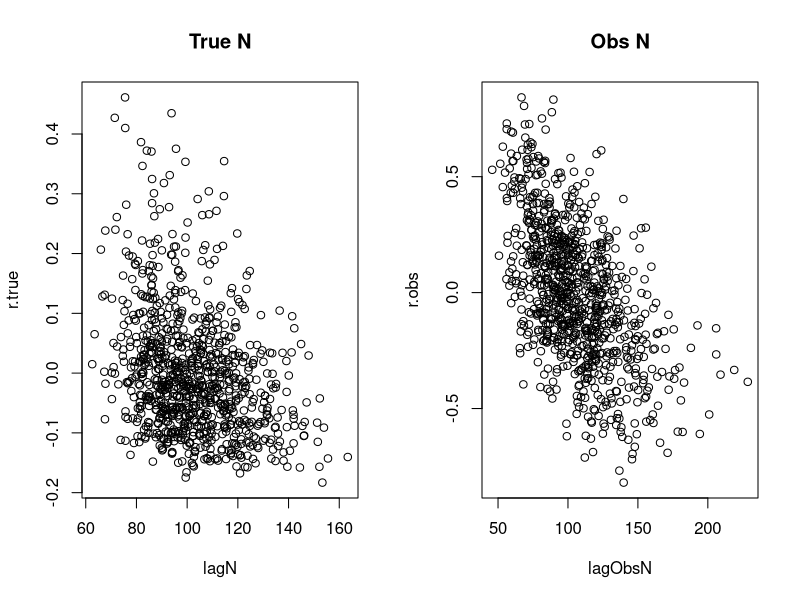
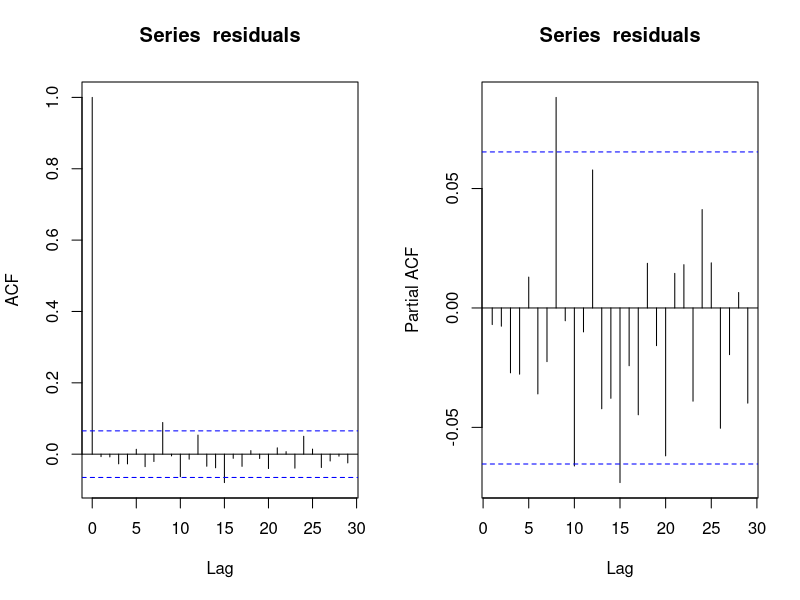

These charts were generated, in order, by the following R code:

# set up a population simulation with and without noise
# and see if stats can recover density dependence signal

death=0.2
b.mu=log(0.5)     # b is birth rate
b.dd=0.01
totT=1000
initN=10

climate=rnorm(totT,0,0.5)  # randomly varying climate covariate

recruit=function(N,b.mu,clim.t,b.dd){
 out=N*exp(b.mu+clim.t-b.dd*N)         # Ricker type recruitment function
}

# population size vector
N=recruits.save=rep(NA,totT)
N[1]=initN
for(tt in 2:totT){
  Ndeaths=death*N[tt-1]
  Nrecruits=recruit(N[tt-1],b.mu,climate[tt-1],b.dd)
  N[tt]=N[tt-1]-Ndeaths+Nrecruits
  # recruits.save[tt]=Nrecruits
}

# do stats -------------------------------------------------------------------

# first, cut off burn in phase
N=N[(totT/10):totT]
lagN=N[1:length(N)-1]
climate=climate[(totT/10):(totT-1)]
#recruits.save=recruits.save[(totT/10+1):totT]

# add noise
#obsN=N+rnorm(length(N),0,10)    # normal variation around true N
obsN=exp(log(N)+rnorm(length(N),0,0.2))    # lognormal variation around true N
lagObsN=obsN[1:length(obsN)-1]

# calculate per capita growth rate
r.true=log(N[2:length(N)]/lagN)
r.obs=log(obsN[2:length(N)]/lagObsN)

# model true data
print(summary(lm(r.true~climate+lagN)))
# model observed data
print(summary(lm(r.obs~climate+lagObsN)))

par(mfrow=c(1,2))
plot(lagN,r.true,main="True N")
plot(lagObsN,r.obs,main="Obs N")


# partial regression models (compare R^2 for true data and observed data scenarios)

# climate covariate only
# model true data
print(summary(lm(r.true~lagN)))
# model observed data
print(summary(lm(r.obs~lagObsN)))

# density dependence (lagN) only
# model true data
print(summary(lm(r.true~climate)))
# model observed data
print(summary(lm(r.obs~climate)))

residuals=resid(lm(r.true~climate+lagN))
acf(residuals)
pacf(residuals)